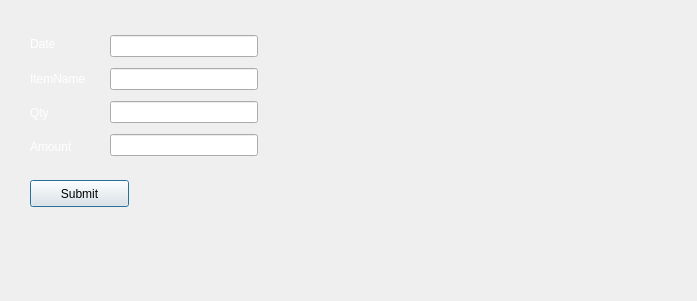
<?xml version="1.0" encoding="UTF-8"?>
<ui version="4.0">
 <class>AddPrescription_Admin</class>
 <widget class="QDialog" name="AddPrescription_Admin">
  <property name="geometry">
   <rect>
    <x>0</x>
    <y>0</y>
    <width>697</width>
    <height>301</height>
   </rect>
  </property>
  <property name="windowTitle">
   <string>Add Prescription</string>
  </property>
  <widget class="QPushButton" name="pushButton">
   <property name="geometry">
    <rect>
     <x>30</x>
     <y>180</y>
     <width>99</width>
     <height>27</height>
    </rect>
   </property>
   <property name="text">
    <string>Submit</string>
   </property>
  </widget>
  <widget class="QWidget" name="">
   <property name="geometry">
    <rect>
     <x>30</x>
     <y>30</y>
     <width>74</width>
     <height>131</height>
    </rect>
   </property>
   <layout class="QVBoxLayout" name="verticalLayout">
    <item>
     <widget class="QLabel" name="label">
      <property name="styleSheet">
       <string notr="true">color: rgb(255, 255, 255)</string>
      </property>
      <property name="text">
       <string>Date</string>
      </property>
     </widget>
    </item>
    <item>
     <widget class="QLabel" name="label_2">
      <property name="styleSheet">
       <string notr="true">color: rgb(255, 255, 255)</string>
      </property>
      <property name="text">
       <string>ItemName</string>
      </property>
     </widget>
    </item>
    <item>
     <widget class="QLabel" name="label_3">
      <property name="styleSheet">
       <string notr="true">color: rgb(255, 255, 255)</string>
      </property>
      <property name="text">
       <string>Qty</string>
      </property>
     </widget>
    </item>
    <item>
     <widget class="QLabel" name="label_4">
      <property name="styleSheet">
       <string notr="true">color: rgb(255, 255, 255)</string>
      </property>
      <property name="text">
       <string>Amount</string>
      </property>
     </widget>
    </item>
   </layout>
  </widget>
  <widget class="QWidget" name="">
   <property name="geometry">
    <rect>
     <x>110</x>
     <y>30</y>
     <width>148</width>
     <height>131</height>
    </rect>
   </property>
   <layout class="QVBoxLayout" name="verticalLayout_2">
    <item>
     <widget class="QLineEdit" name="lineEdit"/>
    </item>
    <item>
     <widget class="QLineEdit" name="lineEdit_2"/>
    </item>
    <item>
     <widget class="QLineEdit" name="lineEdit_3"/>
    </item>
    <item>
     <widget class="QLineEdit" name="lineEdit_4"/>
    </item>
   </layout>
  </widget>
 </widget>
 <resources/>
 <connections/>
</ui>
